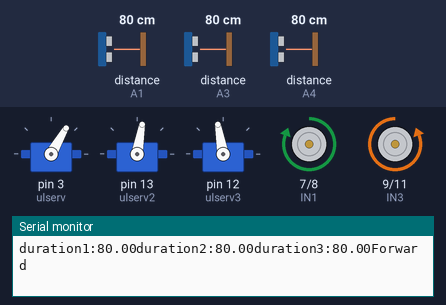
Recording of a sketch running on a simulated Arduino Uno, built with avr-gcc and run on an emulated ATmega328P. Parts: 3 × servo, motor-driver pin pairs drawn as motors (green arrow = first pin HIGH = forward, orange = second pin HIGH = backward, longer = more drive, scaled by the enable pin), the last lines printed to the serial monitor. Wiring (inferred from the names in the program): 3 × ultrasonic range finder: trigger A0, echo A1 / trigger A2, echo A3 / trigger A5, echo A4. The inputs (shaded band) are chosen by the test bench; at power-on: distance to the obstacle (sensors on A4, A1, A3) 80 cm. The echo pulse lasts 58.3 µs per cm.

Above: at 1.2 s.
1.3 s: distance to the obstacle (sensor on A4) set to 51 cm
4.3 s: distance to the obstacle (sensor on A4) set to 43 cm
At 5.1 s:
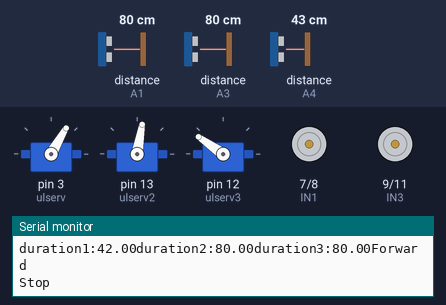
At 6.5 s:
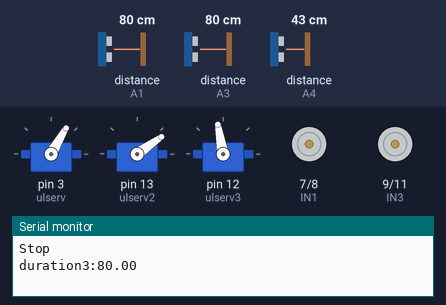
7.3 s: distance to the obstacle (sensor on A1) set to 2 cm
At 10.4 s:
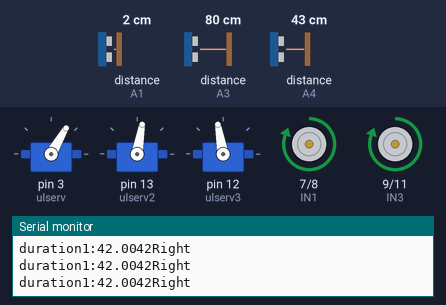
Timing chart, 0 to 11.9 s (numbered marks = the images above; inputs shaded):
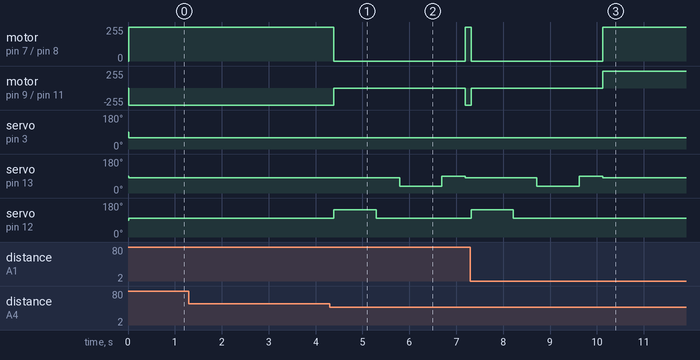

Measured:
- the behaviour switches between 46 and 45 cm on distance to the obstacle (sensor on A4) (found by bisection; images 0 and 1)
- after the input at 4.3 s, motor on pin 7 (IN1) / pin 8 (IN2): forward 255/255 → stopped after 0.08 s, → forward 255/255 2.8 s later; motor on pin 9 (IN3) / pin 11 (IN4): backward 255/255 → stopped after 0.08 s, → backward 255/255 2.8 s later
- after the input at 7.3 s, motor on pin 7 (IN1) / pin 8 (IN2): goes on until 10.1 s, then stays forward 255/255; servo on pin 13 (ulserv2): goes on until 10.1 s, then stays 80°; servo on pin 12 (ulserv3): goes on until 8.2 s, then stays 100°

The sketch:

auto_go.ino
```cpp
//www.elegoo.com
#include <Servo.h>
Servo ulserv;
Servo ulserv2;
Servo ulserv3;
Servo ulservU;

//    The directio` ` ` qwedfghgfewrfvciujyt IN1   IN2   IN3   IN4   Description
//  HIGH  HIGH  HIGH  LOW   LOW   HIGH  Car is runing forward
//  HIGH  HIGH  LOW   HIGH  HIGH  LOW   Car is runing back
//  HIGH  HIGH  LOW   HIGH  LOW   HIGH  Car is turning left
//  HIGH  HIGH  HIGH  LOW   HIGH  LOW   Car is turning right
//  HIGH  HIGH  LOW   LOW   LOW   LOW   Car is stoped
//  HIGH  HIGH  HIGH  HIGH  HIGH  HIGH  Car is stoped
//  LOW   LOW   N/A   N/A   N/A   N/A   Car is stoped

//define L298n module IO Pin
#define ENB 5
#define IN1 7
#define IN2 8
#define IN3 9
#define IN4 11
#define ENA 6


//define Ultrasonic Sensor
const int trigPin = A5;
const int echoPin = A4;
const int trigPin2 = A2;
const int echoPin2 = A3;
const int trigPin3 = A0;
const int echoPin3 = A1;
int distance;
int distance2;
int distance3;

float duration;

void forward(){
  analogWrite(ENA, 255);    //enable L298n A channel
  analogWrite(ENB, 255);    //enable L298n B channel
  digitalWrite(IN1, HIGH);    //set IN1 high level
  digitalWrite(IN2, LOW);     //set IN2 low level
  digitalWrite(IN3, LOW);     //set IN3 low level
  digitalWrite(IN4, HIGH);    //set IN4 high level
  ulserv.write(60);
  ulserv2.write(80);
  ulserv3.write(100);
  Serial.println("Forward");  //send message to serial monitor
}

void back(){
  analogWrite(ENA, 255);     //enable L298n A channel
  analogWrite(ENA, 255);       //enable L298n B channel
  digitalWrite(IN1, LOW);     //set IN1 low level
  digitalWrite(IN2, HIGH);    //set IN2 high level
  digitalWrite(IN3, HIGH);    //set IN3 high level
  digitalWrite(IN4, LOW);     //set IN4 low level
  ulserv.write(60);
  ulserv2.write(80);
  ulserv3.write(100);
  Serial.println("Backward"); //send message to serial monitor
}

void left(){
  analogWrite(ENA, 255);     //enable L298n A channel
  analogWrite(ENA, 255);      //enable L298n B channel
  digitalWrite(IN1, LOW);    //set IN1 low level
  digitalWrite(IN2, HIGH);   //set IN2 high level
  digitalWrite(IN3, LOW);    //set IN3 low level
  digitalWrite(IN4, HIGH);   //set IN4 high level
  //SPAS Code
  //ulserv.write(120);
  //Normal Code
  ulserv.write(60);
  ulserv2.write(80);
  ulserv3.write(100);
  Serial.println("Left");    //send message to serial monitor
}

void right(){
  analogWrite(ENA, 255);    //enable L298n A channel
  analogWrite(ENA, 255);    //enable L298n B channel
  digitalWrite(IN1, HIGH);   //set IN1 high level
  digitalWrite(IN2, LOW);    //set IN2 low level
  digitalWrite(IN3, HIGH);   //set IN3 high level
  digitalWrite(IN4, LOW);    //set IN4 low level
  //SPAS Code
  //ulserv.write(0);
  ulserv.write(60);
  ulserv2.write(80);
  ulserv3.write(100);
  Serial.println("Right");   //send message to serial monitor
}

void stop() {
  analogWrite(ENB, 255);     //enable L298n A channel
  analogWrite(ENB, 255);     //enable L298n B channel
  digitalWrite(IN1, LOW);    //set IN1 low level
  digitalWrite(IN2, LOW);    //set IN2 low level
  digitalWrite(IN3, LOW);    //set IN3 low level
  digitalWrite(IN4, LOW);    //set IN4 low level
  ulserv.write(60);
  ulserv2.write(80);
  ulserv3.write(100);
  Serial.println("Stop");    //send message to serial monitor
}

int acquireDistance() {
  digitalWrite(trigPin, LOW);
  delayMicroseconds(2);
  digitalWrite(trigPin, HIGH);
  delayMicroseconds(10);
  digitalWrite(trigPin, LOW);
  duration = pulseIn(echoPin, HIGH) / 58;
  Serial.print("duration1:" + String(duration));
  return duration;
}

int acquireDistance2() {
  digitalWrite(trigPin2, LOW);
  delayMicroseconds(2);
  digitalWrite(trigPin2, HIGH);
  delayMicroseconds(10);
  digitalWrite(trigPin2, LOW);
  duration = pulseIn(echoPin2, HIGH) / 58;
  Serial.print("duration2:" + String(duration));
  return duration;
}

int acquireDistance3() {
  digitalWrite(trigPin3, LOW);
  delayMicroseconds(2);
  digitalWrite(trigPin3, HIGH);
  delayMicroseconds(10);
  digitalWrite(trigPin3, LOW);
  duration = pulseIn(echoPin3, HIGH) / 58;
  Serial.print("duration3:" + String(duration));
  return duration;
}

void leftServo() {
  ulserv3.write(145);
  delay(800);
  distance3 = acquireDistance3();
  delay(100);
  ulserv3.write(100);
  return;
}

void rightServo() {
  ulserv2.write(35);
  delay(800);
  distance2 = acquireDistance2();
  delay(100);
  ulserv2.write(90);
  return;
}

void setup() {
  pinMode(trigPin, OUTPUT);
  pinMode(echoPin, INPUT);
  pinMode(trigPin2, OUTPUT);
  pinMode(echoPin2, INPUT);
  pinMode(trigPin3, OUTPUT);
  pinMode(echoPin3, INPUT);
  pinMode(IN1, OUTPUT);   //before useing io pin, pin mode must be set first
  pinMode(IN2, OUTPUT);
  pinMode(IN3, OUTPUT);
  pinMode(IN4, OUTPUT);
  pinMode(ENA, OUTPUT);
  pinMode(ENB, OUTPUT);
  ulserv.attach(3);
  ulserv2.attach(13);
  ulserv3.attach(12);
  Serial.begin(9600);     //open serial and set the baudrate
}


void loop() {
  distance = acquireDistance();
  distance2 = acquireDistance2();
  distance3 = acquireDistance3();
  delay(1);
  forward();
  delay(10);

  if (distance < 45) {
    stop();
    leftServo();
    delay(500);
    rightServo();
    delay(500);
    if (distance2 > distance3) {
      while (distance < 45) {
        distance = acquireDistance();
        delay(1);
        Serial.print(distance);
        right();
        delay(5);
      }
      forward();
      delay(200);
    } else if (distance3 > distance2) {
      while (distance < 45) {
        distance = acquireDistance();
        delay(1);
        Serial.print("Hi");
        Serial.print(distance);
        left();
        delay(5);
      }
      forward();
      delay(200);
    } else {
      forward();
      delay(100);
    }
  }

  if (distance2 < 45) {
     while (distance2 < 45) {
        distance2 = acquireDistance2();
        delay(1);
        Serial.print("Hi: ");
        Serial.print(distance);
        left();
        delay(5);
      }
  }

  if (distance3 < 45) {
     while (distance3 < 45) {
        distance3 = acquireDistance3();
        delay(1);
        Serial.print("Hi: ");
        Serial.print(distance);
        right();
        delay(5);
      }
  }
}
```
